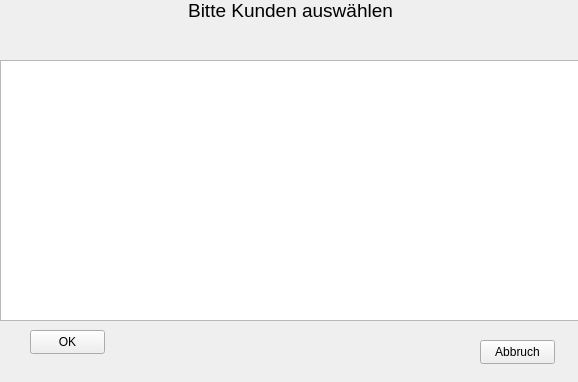
<?xml version="1.0" encoding="UTF-8"?>
<ui version="4.0">
 <class>frm_kundenauswahl</class>
 <widget class="QWidget" name="frm_kundenauswahl">
  <property name="geometry">
   <rect>
    <x>0</x>
    <y>0</y>
    <width>578</width>
    <height>382</height>
   </rect>
  </property>
  <property name="windowTitle">
   <string>Form</string>
  </property>
  <widget class="QLabel" name="label">
   <property name="geometry">
    <rect>
     <x>0</x>
     <y>0</y>
     <width>581</width>
     <height>20</height>
    </rect>
   </property>
   <property name="font">
    <font>
     <pointsize>14</pointsize>
    </font>
   </property>
   <property name="text">
    <string>Bitte Kunden auswählen</string>
   </property>
   <property name="alignment">
    <set>Qt::AlignCenter</set>
   </property>
  </widget>
  <widget class="QTableView" name="tableView">
   <property name="geometry">
    <rect>
     <x>0</x>
     <y>60</y>
     <width>581</width>
     <height>261</height>
    </rect>
   </property>
  </widget>
  <widget class="QPushButton" name="bt_ok">
   <property name="geometry">
    <rect>
     <x>30</x>
     <y>330</y>
     <width>75</width>
     <height>24</height>
    </rect>
   </property>
   <property name="text">
    <string>OK</string>
   </property>
  </widget>
  <widget class="QPushButton" name="bt_abbruch">
   <property name="geometry">
    <rect>
     <x>480</x>
     <y>340</y>
     <width>75</width>
     <height>24</height>
    </rect>
   </property>
   <property name="text">
    <string>Abbruch</string>
   </property>
  </widget>
 </widget>
 <resources/>
 <connections/>
</ui>
